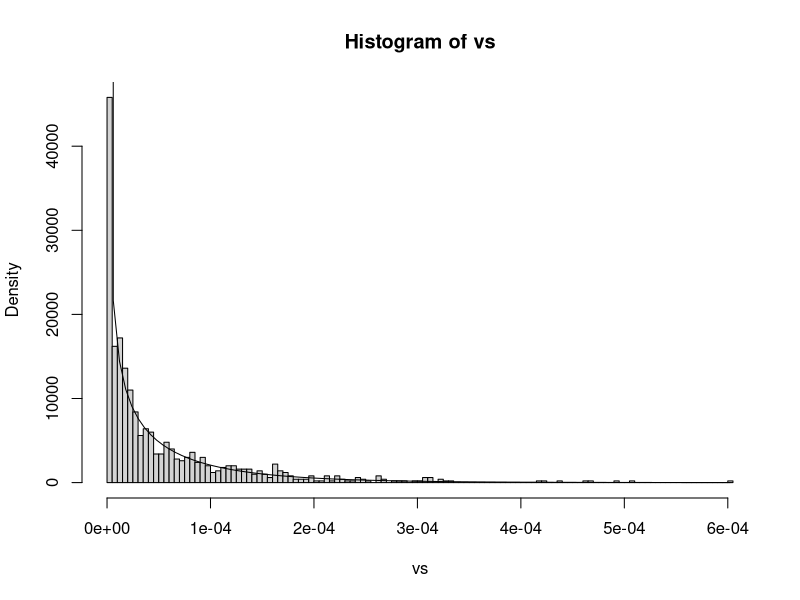

Here is the R script that generated this plot: (Note: this script raises an error after producing the figure.)
# LT 15/04/2024
# 
# Test of numerical integration for SBayesC power
# compare with Monte Carlo simulations

# first scenario, looking at all SNPs (alpha_v = 0)

# parameters
n <- 10000
h2 <- 0.5
pi <- 0.01
m <- 1e6

# number of samples for MC integration
N = 1e3

# draw beta
betas <- rnorm(N, 0, sqrt(h2 / m / pi))
vs <- betas ^ 2

# plot distribution of v
hist(vs, prob = TRUE, breaks = 100)
plot(function(x) dnorm(sqrt(x), 0, sqrt(h2 / m / pi)) / sqrt(x),
     xlim = c(min(vs), max(vs)), add = TRUE)

# test naive MC integration drawing from chi2
P_v <- sapply(vs, function(v) mean(rchisq(N, 1, n * v / (1 - h2)) > 0.1))
mean(P_v)

# test inner integral
fP_mc <- function(P, n, h2, m, pi) {
  # draw v
  betas <- rnorm(N, 0, sqrt(h2 / m / pi))
  vs <- betas ^ 2
  z <- P_2_z(P, n = n, h2 = h2, m = m, pi = pi)
  mean(dchisq(z, 1, n * vs / (1 - h2)))
}

fP_int <- function(P, n, h2, m, pi){
  z <- P_2_z(P, n = n, h2 = h2, m = m, pi = pi)
  fP(0, z, n, h2, m, pi) 
}

fP_mc(0.3, 1e5, 0.5, m = m, pi = pi)
fP_int(0.3, 1e5, 0.5, m = m, pi = pi)  
# do match

# Monte Carlo integration of power
pow_mc <- function(P, n, h2, m, pi, N = 1000) {
  # draw P
  Ps = runif(N, min = P, max = 1)
  # for each P calculate f(P)
  (1 - P) * mean(sapply(Ps, function(P) fP_mc(P, n, h2, m, pi)))
}

pow_mc(0.1, n,h2, m, pi)
pow(0.1, 0, n = n, h2 = h2, m = m, pi = pi)              

# do not match


